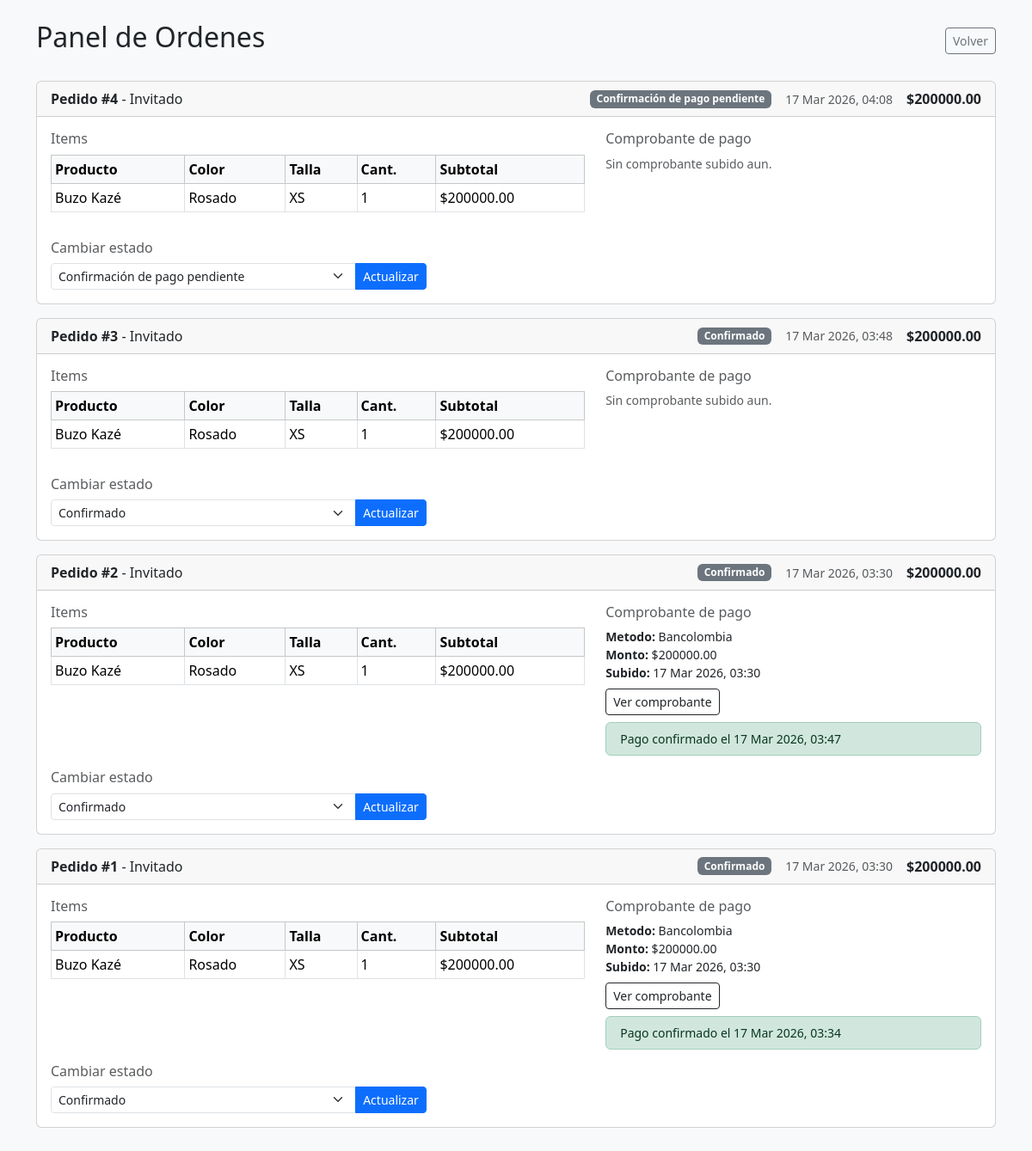
Screenshot of /orders/ with the database file from the repository.
### crochet/models.py (models this page shows, shortened)
class Order(models.Model):
    STATUS = [
        ('Pendiente confirmacion', 'Confirmación de pago pendiente'),
        ('Confirmado', 'Confirmado'),
        ('En producción', 'En producción'),
        ('Completado', 'Completado'),
        ('Enviado', 'Enviado'),
        ('Entregado', 'Entregado'),
        ('Cancelado', 'Cancelado'),
    ]
    id_user = models.ForeignKey(
        User,
        on_delete=models.PROTECT,
        verbose_name='Customer',
        related_name='orders',
        null=True,
        blank=True,
    )
    order_date = models.DateTimeField('Order Date', auto_now_add=True)
    subtotal = models.DecimalField('Subtotal', max_digits=10, decimal_places=2, validators=[MinValueValidator(Decimal('0.00'))])
    discount = models.DecimalField('Discount', max_digits=10, decimal_places=2, blank=True, default=Decimal('0.00'), validators=[MinValueValidator(Decimal('0.00'))])
    total = models.DecimalField('Total', max_digits=10, decimal_places=2, validators=[MinValueValidator(Decimal('0.00'))])
    status = models.CharField('Status', max_length=30, choices=STATUS, default='Pendiente confirmacion')
    customer_note = models.TextField('Customer Note', blank=True, null=True)
    class Meta:
        db_table = 'order'
        ordering = ['-order_date']

class OrderDetail(models.Model):
    SIZE = [
        ('XS', 'XS'),
        ('S', 'S'),
        ('M', 'M'),
        ('L', 'L'),
        ('XL', 'XL'),
    ]
    id_order = models.ForeignKey(
        Order,
        on_delete=models.CASCADE,
        verbose_name='Order',
        related_name='details'
    )
    id_product = models.ForeignKey(
        Product,
        on_delete=models.PROTECT,
        verbose_name='Product',
        related_name='order_details'
    )
    id_product_color = models.ForeignKey(
        ColorProduct,
        on_delete=models.PROTECT,
        verbose_name='Color',
        related_name='order_details'
    )
    size = models.CharField('Size', choices=SIZE)
    quantity = models.IntegerField('Quantity', validators=[MinValueValidator(1)])
    unit_price = models.DecimalField('Unit Price', max_digits=10, decimal_places=2, validators=[MinValueValidator(Decimal('0.00'))])
    subtotal = models.DecimalField('Subtotal', max_digits=10, decimal_places=2, validators=[MinValueValidator(Decimal('0.00'))])
    class Meta:
        db_table = 'order_detail'

class Product(models.Model):
    CATEGORIES = [
        ('Bikini', 'Bikini'),
        ('Top', 'Top'),
        ('Falda', 'Falda'),
        ('Buzo', 'Buzo'),
        ('Vestido', 'Vestido'),
        ('Short', 'Short'),
        ('Set', 'Set'),
        ('Accesorio', 'Accesorio'),
        ('Pantalón', 'Pantalón'),
        ('Camisa', 'Camisa'),
        ('Otro', 'Otro'),
    ]
    category = models.CharField('Category', max_length=20, choices=CATEGORIES)
    name = models.CharField('Name', max_length=150)
    description = models.TextField('Description')
    price = models.DecimalField('Price', max_digits=10, decimal_places=2, validators=[MinValueValidator(Decimal('0.00'))])
    stock = models.IntegerField('Stock', default=0, validators=[MinValueValidator(0)])
    manufacturing_time = models.IntegerField('Manufacturing Time (hours)', validators=[MinValueValidator(0)])
    active = models.BooleanField('Active', default=True)
    manufacturing_guide = models.FileField(upload_to='guias/fabricacion/', blank=True, null=True)
    size_guide = models.ImageField(upload_to='guias/tallas/', blank=True, null=True)
    class Meta:
        db_table = 'product'

class ColorProduct(models.Model):
    id_product = models.ForeignKey(
        Product,
        on_delete=models.CASCADE,
        verbose_name='Product',
        related_name='colors'
    )
    id_general_color = models.ForeignKey(
        GeneralColor,
        on_delete=models.PROTECT,
        verbose_name='Color',
        related_name='product_colors'
    )
    available = models.BooleanField('Available', default=True)
    class Meta:
        db_table = 'product_color'

class GeneralColor(models.Model):
    name = models.CharField('Color Name', max_length=50, unique=True)
    class Meta:
        db_table = 'general_color'

class PaymentReceipt(models.Model):
    id_order = models.ForeignKey(
        Order,
        on_delete=models.PROTECT,
        verbose_name='Order',
        related_name='receipt'
    )
    id_payment_method = models.ForeignKey(
        PaymentMethod,
        on_delete=models.PROTECT,
        verbose_name='Payment Method',
        related_name='receipts'
    )
    receipt = models.ImageField('Payment Receipt', upload_to='receipts/', null=True, blank=True)
    amount = models.DecimalField('Amount', max_digits=10, decimal_places=2, validators=[MinValueValidator(Decimal('0.00'))])
    upload_date = models.DateTimeField('Upload Date', auto_now_add=True)
    confirm = models.BooleanField('Confirmed', default=False)
    confirm_date = models.DateTimeField('Confirmation Date', blank=True, null=True)
    class Meta:
        db_table = 'payment_receipt'

class PaymentMethod(models.Model):
    name = models.CharField('Name', max_length=100, unique=True)
    instructions = models.TextField('Instructions')
    qr_image = models.ImageField('Payment QR', upload_to='payment_method/', null=True, blank=True)
    active = models.BooleanField('Active', default=True)
    class Meta:
        db_table = 'payment_method'

### crochet/views.py (the view)
# urls.py: path('orders/', crochetViews.orders, name='orders'),
def orders(request):
    orders = Order.objects.select_related('id_user').prefetch_related(
        'receipt__id_payment_method',
        'details__id_product',
        'details__id_product_color__id_general_color'
    ).order_by('-order_date')
    return render(request, 'orders.html', {'orders': orders})

### crochet/templates/orders.html (shortened to what this page needs)
<!DOCTYPE html>
<html lang="es">
<head>
    <link href="https://cdn.jsdelivr.net/npm/bootstrap@5.3.2/dist/css/bootstrap.min.css" rel="stylesheet">
</head>
<body class="bg-light">
<div class="container py-4">
    <div class="d-flex justify-content-between align-items-center mb-4">
        <h2>Panel de Ordenes</h2>
        <a href="{% url 'administrator' %}" class="btn btn-outline-secondary btn-sm">Volver</a>
    </div>
    {% if orders %}
        {% for order in orders %}
        <div class="card mb-3">
            <div class="card-header d-flex justify-content-between align-items-center">
                <span>
                    <strong>Pedido #{{ order.id }}</strong> -
                    {% if order.id_user %}
                        {{ order.id_user.first_name }} {{ order.id_user.last_name }}
                    {% else %}
                        Invitado
                    {% endif %}
                </span>
                <div class="d-flex align-items-center gap-3">
                    <span class="badge bg-secondary">{{ order.get_status_display }}</span>
                    <small class="text-muted">{{ order.order_date|date:"d M Y, H:i" }}</small>
                    <strong>${{ order.total }}</strong>
                </div>
            </div>
            <div class="card-body">
                <div class="row">
                    <div class="col-md-7">
                        <h6 class="text-muted mb-2">Items</h6>
                        <table class="table table-sm table-bordered">
                            <thead class="table-light">
                                <tr>
                                    <th>Producto</th>
                                    <th>Color</th>
                                    <th>Talla</th>
                                    <th>Cant.</th>
                                    <th>Subtotal</th>
                                </tr>
                            </thead>
                            <tbody>
                                {% for detail in order.details.all %}
                                <tr>
                                    <td>{{ detail.id_product.name }}</td>
                                    <td>{{ detail.id_product_color.id_general_color.name }}</td>
                                    <td>{{ detail.size }}</td>
                                    <td>{{ detail.quantity }}</td>
                                    <td>${{ detail.subtotal }}</td>
                                </tr>
                                {% empty %}
                                <tr><td colspan="5" class="text-muted">Sin items</td></tr>
                                {% endfor %}
                            </tbody>
                        </table>
                    </div>
                    <div class="col-md-5">
                        <h6 class="text-muted mb-2">Comprobante de pago</h6>
                        {% with receipts=order.receipt.all %}
                        {% if receipts %}
                            {% for receipt in receipts %}
                            <ul class="list-unstyled small mb-2">
                                <li><strong>Metodo:</strong> {{ receipt.id_payment_method.name }}</li>
                                <li><strong>Monto:</strong> ${{ receipt.amount }}</li>
                                <li><strong>Subido:</strong> {{ receipt.upload_date|date:"d M Y, H:i" }}</li>
                            </ul>
                            {% if receipt.receipt %}
                            <a href="{{ receipt.receipt.url }}" target="_blank" class="btn btn-outline-dark btn-sm mb-2">
                                Ver comprobante
                            </a>
                            {% endif %}
                            {% if receipt.confirm %}
                                <div class="alert alert-success py-2 small mb-0">
                                    Pago confirmado el {{ receipt.confirm_date|date:"d M Y, H:i" }}
                                </div>
                            {% endif %}
                            {% endfor %}
                        {% else %}
                            <p class="text-muted small">Sin comprobante subido aun.</p>
                        {% endif %}
                        {% endwith %}
                    </div>
                </div>
                <div class="row mt-3">
                    <div class="col-md-5">
                        <h6 class="text-muted mb-2">Cambiar estado</h6>
                        <form method="POST" action="{% url 'update_order_status' order.id %}">
                            <div class="input-group input-group-sm">
                                <select name="status" class="form-select">
                                    {% for value, label in order.STATUS %}
                                        <option value="{{ value }}" {% if order.status == value %}selected{% endif %}>
                                            {{ label }}
                                        </option>
                                    {% endfor %}
                                </select>
                                <button type="submit" class="btn btn-primary">Actualizar</button>
                            </div>
                        </form>
                    </div>
                </div>
            </div>
        </div>
        {% endfor %}
    {% else %}
        <div class="text-center text-muted py-5">
            <p>No hay ordenes registradas.</p>
        </div>
    {% endif %}
</div>
</body>
</html>

### rows the page displays
Order: id "4", shows "Invitado", status "Confirmación de pago pendiente", order_date "17 Mar 2026, 04:08", total "200000.00", shows "Sin comprobante subido aun."
OrderDetail: id_product.name "Buzo Kazé", id_product_color.id_general_color.name "Rosado", size "XS", quantity "1", subtotal "200000.00"
Order: id "3", shows "Invitado", status "Confirmado", order_date "17 Mar 2026, 03:48", total "200000.00", shows "Sin comprobante subido aun."
OrderDetail: id_product.name "Buzo Kazé", id_product_color.id_general_color.name "Rosado", size "XS", quantity "1", subtotal "200000.00"
Order: id "2", shows "Invitado", status "Confirmado", order_date "17 Mar 2026, 03:30", total "200000.00"
OrderDetail: id_product.name "Buzo Kazé", id_product_color.id_general_color.name "Rosado", size "XS", quantity "1", subtotal "200000.00"
PaymentReceipt: id_payment_method.name "Bancolombia", amount "200000.00", upload_date "17 Mar 2026, 03:30", confirm_date "17 Mar 2026, 03:47"
Order: id "1", shows "Invitado", status "Confirmado", order_date "17 Mar 2026, 03:30", total "200000.00"
OrderDetail: id_product.name "Buzo Kazé", id_product_color.id_general_color.name "Rosado", size "XS", quantity "1", subtotal "200000.00"
PaymentReceipt: id_payment_method.name "Bancolombia", amount "200000.00", upload_date "17 Mar 2026, 03:30", confirm_date "17 Mar 2026, 03:34"
